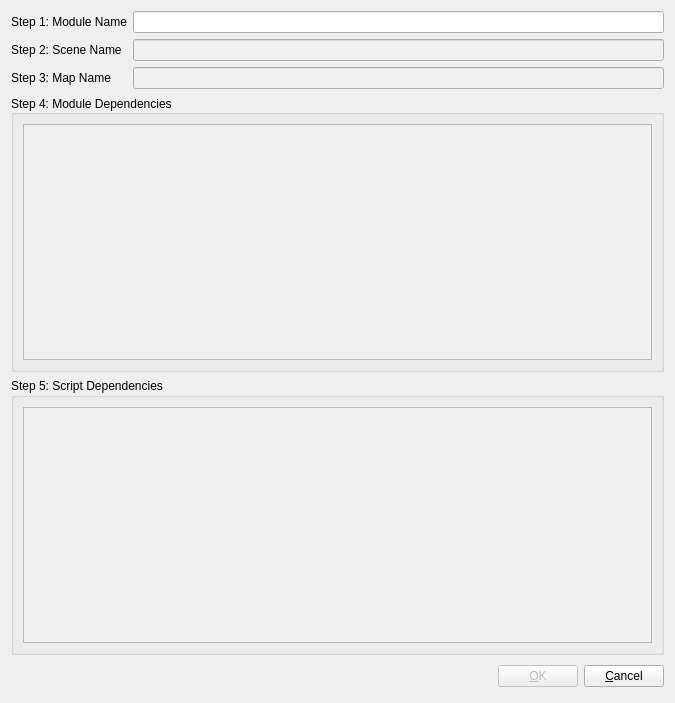
<ui version="4.0" >
 <class>Dialog</class>
 <widget class="QDialog" name="Dialog" >
  <property name="geometry" >
   <rect>
    <x>0</x>
    <y>0</y>
    <width>675</width>
    <height>703</height>
   </rect>
  </property>
  <property name="windowTitle" >
   <string>Dialog</string>
  </property>
  <layout class="QGridLayout" name="gridLayout_3" >
   <item row="0" column="0" >
    <widget class="QLabel" name="label" >
     <property name="text" >
      <string>Step 1: Module Name</string>
     </property>
    </widget>
   </item>
   <item row="0" column="1" >
    <widget class="QLineEdit" name="moduleNameLineEdit" >
     <property name="text" >
      <string/>
     </property>
    </widget>
   </item>
   <item row="1" column="0" >
    <widget class="QLabel" name="label_2" >
     <property name="text" >
      <string>Step 2: Scene Name</string>
     </property>
    </widget>
   </item>
   <item row="1" column="1" >
    <widget class="QLineEdit" name="sceneNameLineEdit" >
     <property name="enabled" >
      <bool>false</bool>
     </property>
     <property name="text" >
      <string/>
     </property>
    </widget>
   </item>
   <item row="2" column="0" >
    <widget class="QLabel" name="label_3" >
     <property name="text" >
      <string>Step 3: Map Name</string>
     </property>
    </widget>
   </item>
   <item row="2" column="1" >
    <widget class="QLineEdit" name="mapNameLineEdit" >
     <property name="enabled" >
      <bool>false</bool>
     </property>
     <property name="text" >
      <string/>
     </property>
    </widget>
   </item>
   <item row="3" column="0" colspan="2" >
    <widget class="QGroupBox" name="groupBox" >
     <property name="title" >
      <string>Step 4: Module Dependencies</string>
     </property>
     <property name="alignment" >
      <set>Qt::AlignLeading|Qt::AlignLeft|Qt::AlignVCenter</set>
     </property>
     <layout class="QGridLayout" name="gridLayout_2" >
      <item row="1" column="0" >
       <widget class="QListView" name="moduleDependenciesList" >
        <property name="enabled" >
         <bool>false</bool>
        </property>
        <property name="toolTip" >
         <string>Modules the new module will depend on</string>
        </property>
        <property name="selectionMode" >
         <enum>QAbstractItemView::MultiSelection</enum>
        </property>
       </widget>
      </item>
     </layout>
    </widget>
   </item>
   <item row="4" column="0" colspan="2" >
    <widget class="QGroupBox" name="groupBox_2" >
     <property name="title" >
      <string>Step 5: Script Dependencies</string>
     </property>
     <layout class="QGridLayout" name="gridLayout" >
      <item row="0" column="0" >
       <widget class="QListView" name="scriptDependenciesList" >
        <property name="enabled" >
         <bool>false</bool>
        </property>
        <property name="toolTip" >
         <string>Modules the new module will depend on</string>
        </property>
        <property name="selectionMode" >
         <enum>QAbstractItemView::MultiSelection</enum>
        </property>
       </widget>
      </item>
     </layout>
     <zorder>scriptDependenciesList</zorder>
     <zorder>layoutWidget</zorder>
    </widget>
   </item>
   <item row="5" column="0" colspan="2" >
    <layout class="QHBoxLayout" >
     <property name="spacing" >
      <number>6</number>
     </property>
     <property name="margin" >
      <number>0</number>
     </property>
     <item>
      <spacer>
       <property name="orientation" >
        <enum>Qt::Horizontal</enum>
       </property>
       <property name="sizeHint" stdset="0" >
        <size>
         <width>131</width>
         <height>31</height>
        </size>
       </property>
      </spacer>
     </item>
     <item>
      <widget class="QPushButton" name="okButton" >
       <property name="enabled" >
        <bool>false</bool>
       </property>
       <property name="text" >
        <string>&amp;OK</string>
       </property>
      </widget>
     </item>
     <item>
      <widget class="QPushButton" name="cancelButton" >
       <property name="text" >
        <string>&amp;Cancel</string>
       </property>
      </widget>
     </item>
    </layout>
   </item>
  </layout>
 </widget>
 <resources/>
 <connections>
  <connection>
   <sender>okButton</sender>
   <signal>clicked()</signal>
   <receiver>Dialog</receiver>
   <slot>accept()</slot>
   <hints>
    <hint type="sourcelabel" >
     <x>278</x>
     <y>253</y>
    </hint>
    <hint type="destinationlabel" >
     <x>96</x>
     <y>254</y>
    </hint>
   </hints>
  </connection>
  <connection>
   <sender>cancelButton</sender>
   <signal>clicked()</signal>
   <receiver>Dialog</receiver>
   <slot>reject()</slot>
   <hints>
    <hint type="sourcelabel" >
     <x>369</x>
     <y>253</y>
    </hint>
    <hint type="destinationlabel" >
     <x>179</x>
     <y>282</y>
    </hint>
   </hints>
  </connection>
 </connections>
</ui>
